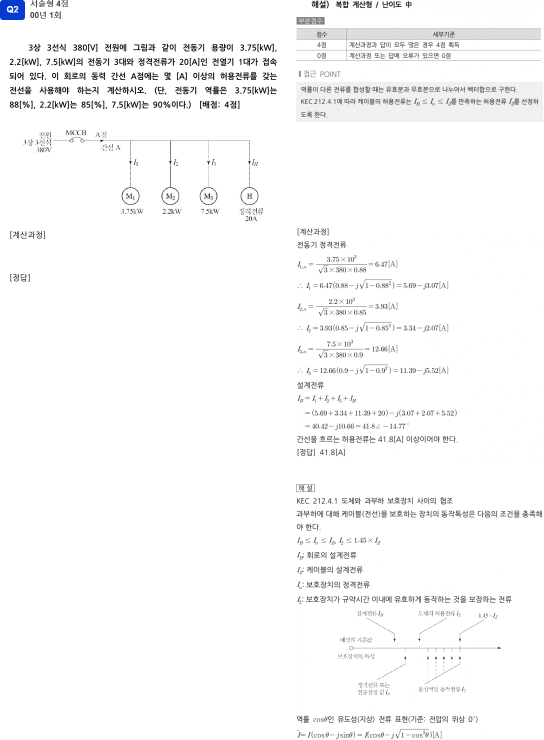
#> input picture 6/002.png, 1088 x 1479 px (shown at 1/2 size); its folder holds 4 pictures in this run
$ python merge.py
#> lines starting #> are read from the running program, lines starting #| are printed output that depends on the picture
import os
from PIL import Image

# 원본 이미지 폴더 경로
input_folder = "./6"   # 👉 여기에 원본 이미지 폴더 경로 입력
# 합쳐진 이미지를 저장할 폴더
output_folder = "./6-merged"

# 저장 폴더 없으면 생성
os.makedirs(output_folder, exist_ok=True)

# 이미지 파일 이름 정렬 (01.png, 02.png ... 순서대로)
files = sorted([f for f in os.listdir(input_folder) if f.lower().endswith(".png")])

# 두 장씩 묶어서 처리
for i in range(0, len(files), 2):
    if i+1 >= len(files):
        break  # 홀수 개일 경우 마지막 이미지는 건너뜀

    file1 = os.path.join(input_folder, files[i])
    file2 = os.path.join(input_folder, files[i+1])

    img1 = Image.open(file1)
#> img1 is the input picture: PIL image 1088x1479 RGB; mean R, G, B 248.9, 249, 249.2
    img2 = Image.open(file2)
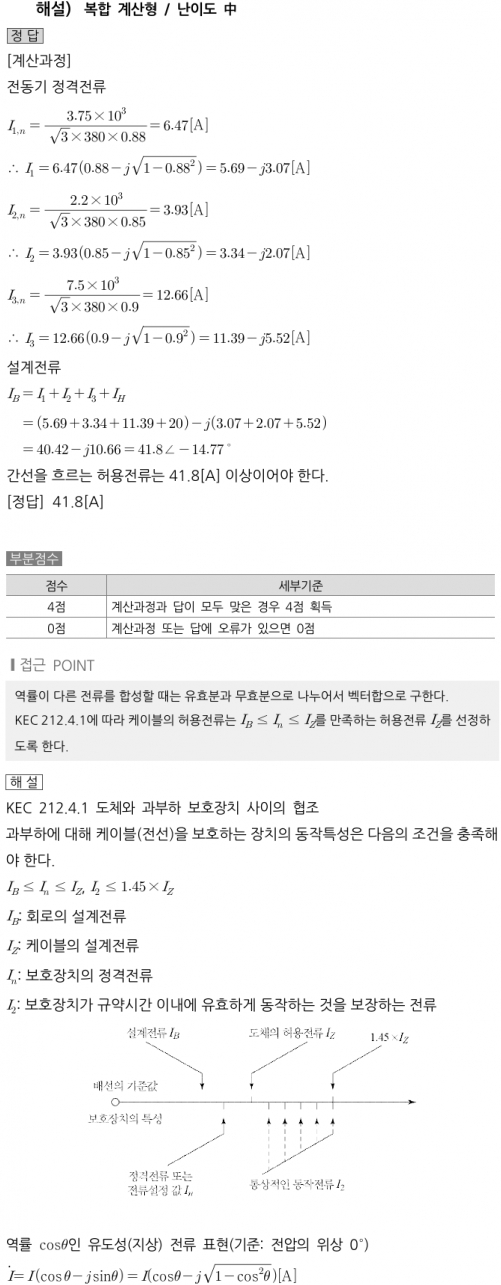
#> input picture 6/002_2.png, 501 x 1285 px
#> img2 is the input picture: PIL image 501x1285 RGB; min 0, max 255, mean 245.8

    # 두 이미지의 세로 크기 중 큰 값으로 맞추기
    max_height = max(img1.height, img2.height)
#> max_height = 1479

    # 비율 유지하면서 세로 크기 맞춤
    def resize_to_height(img, target_height):
#> called with target_height = 1479
        ratio = target_height / img.height
#> ratio = 1
        new_width = int(img.width * ratio)
#> new_width = 1088
        return img.resize((new_width, target_height), Image.LANCZOS)

    img1_resized = resize_to_height(img1, max_height)
    img2_resized = resize_to_height(img2, max_height)

    # 두 이미지를 가로로 이어붙일 새 캔버스 생성
    total_width = img1_resized.width + img2_resized.width
#> total_width = 1664
    merged = Image.new("RGB", (total_width, max_height), (255, 255, 255))
#> merged: PIL image 1664x1479 RGB; every value is 255

    # 왼쪽/오른쪽에 붙이기
    merged.paste(img1_resized, (0, 0))
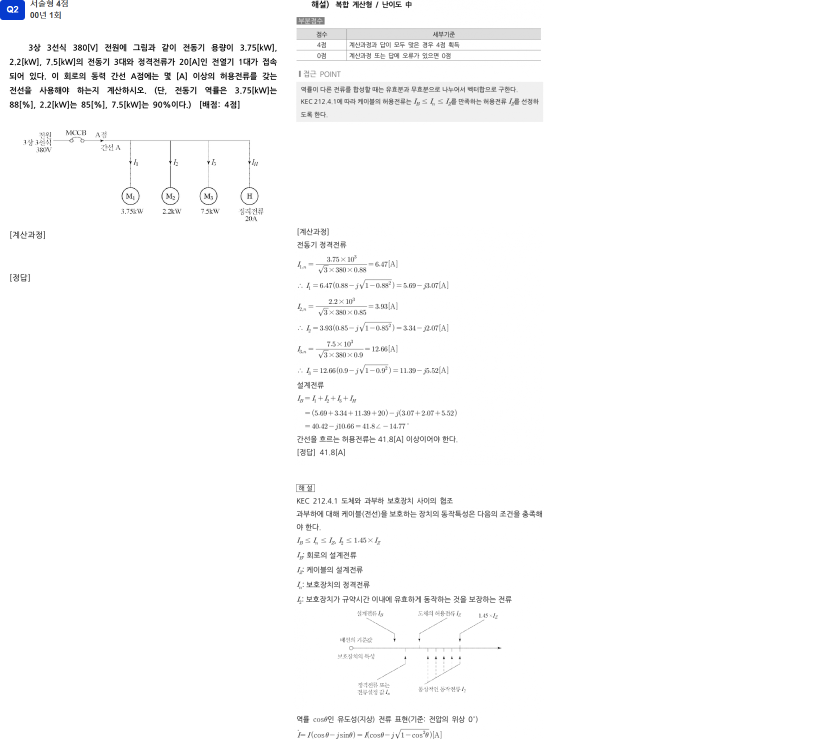
#> merged: PIL image 1664x1479 RGB (shown at 1/2 size); mean R, G, B 251, 251.1, 251.2
    merged.paste(img2_resized, (img1_resized.width, 0))
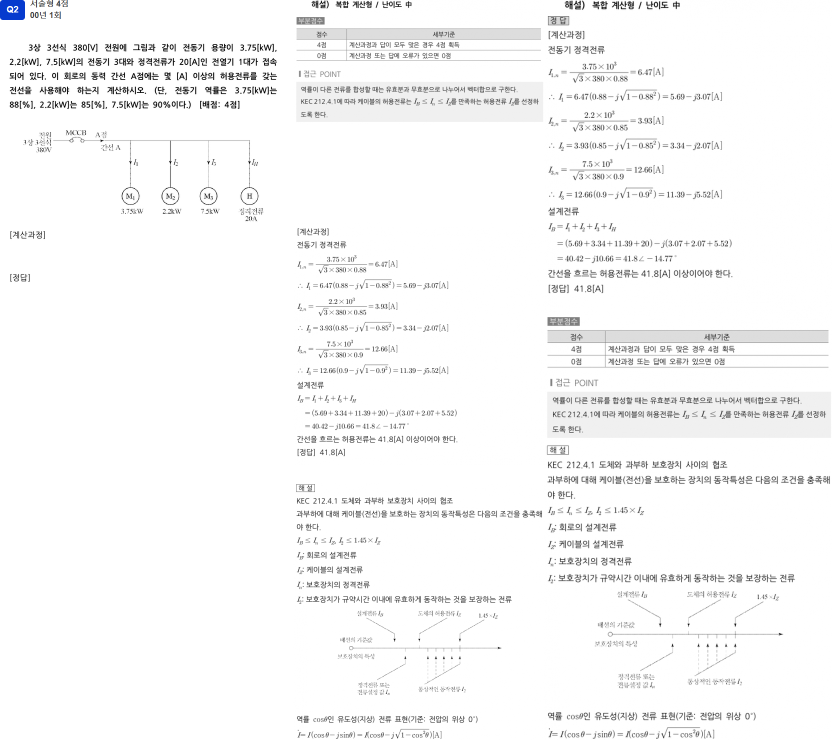
#> merged: PIL image 1664x1479 RGB (shown at 1/2 size); mean R, G, B 247.8, 247.8, 247.9

    # 저장 파일 이름 (예: merge_01_02.png)
    output_name = f"merge_{files[i][:-4]}_{files[i+1][:-4]}.png"
    merged.save(os.path.join(output_folder, output_name))

    print(f"저장 완료: {output_name}")
#> pass 2 of the loop `for i in range(0, len(files), 2):`:
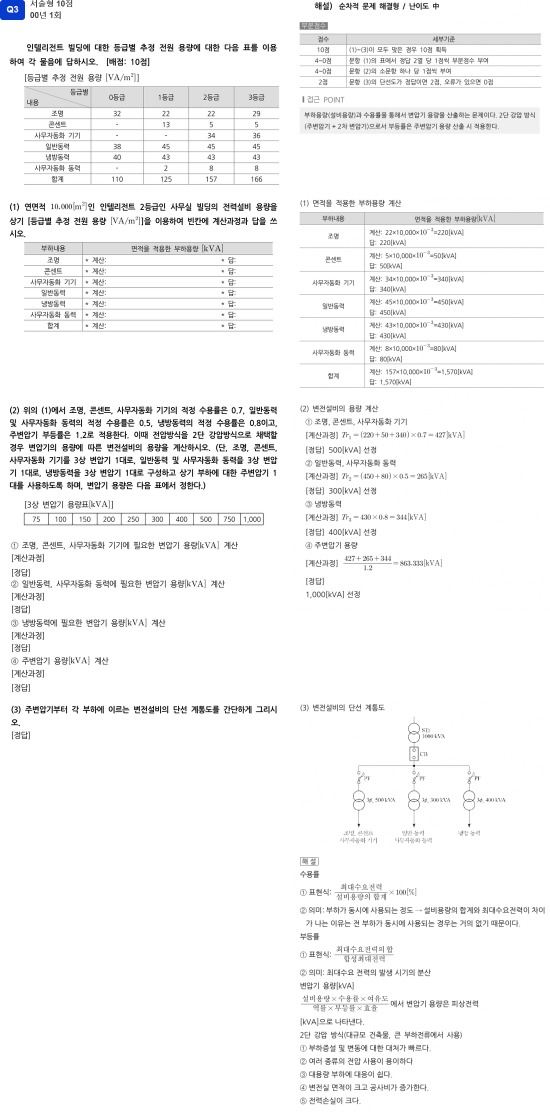
#> input picture 6/003.png, 1100 x 2223 px (shown at 1/2 size)
#> img1 is the input picture: PIL image 1100x2223 RGB; mean R, G, B 245.3, 245.4, 245.5
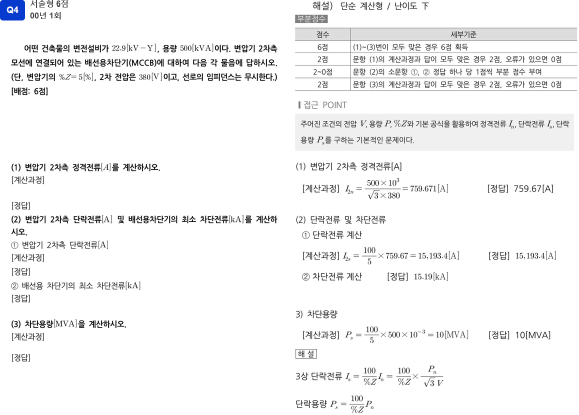
#> input picture 6/004.png, 1157 x 829 px (shown at 1/2 size)
#> img2 is the input picture: PIL image 1157x829 RGB; mean R, G, B 244.6, 244.7, 245
#> `merged.paste(img2_resized, (img1_resized.width, 0))`:
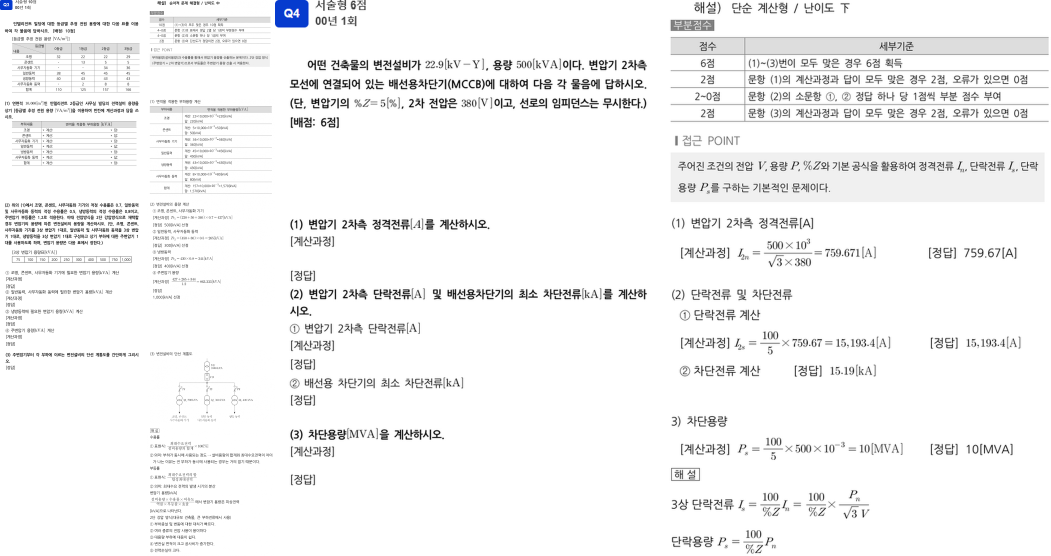
#> merged: PIL image 4202x2223 RGB (shown at 1/4 size); mean R, G, B 244.6, 244.7, 244.9

print("✅ 모든 이미지 병합 완료!")
